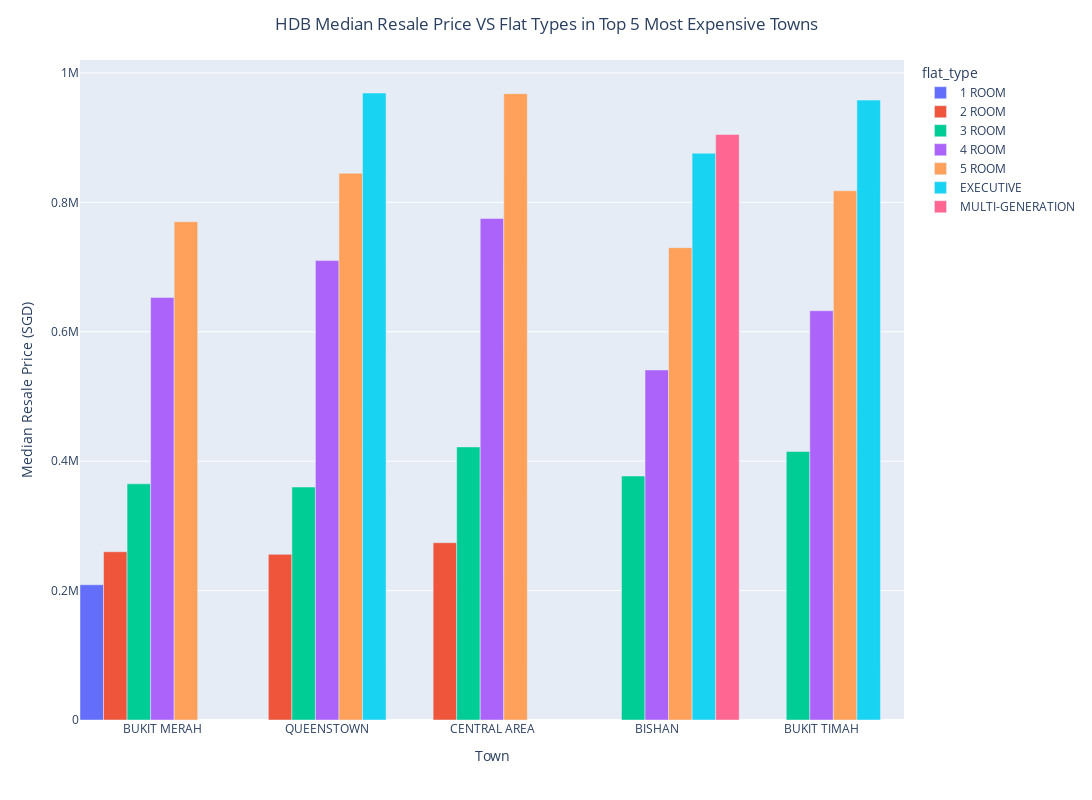

Write notebook code for a chart like this one.
### Code cell
# Bar plot of Resale Price ($) VS Full Flat Type in Top 5 Most Expensive Towns
fig4 = px.bar(median_resale_flat_type_top5town, 
              x = 'town', 
              y = 'resale_price', 
              color = 'flat_type', 
              barmode = 'group', 
              custom_data = 'flat_type', 
              width = 1200, 
              height = 800)
fig4.update_layout(title = {'text' : 'HDB Median Resale Price VS Flat Types in Top 5 Most Expensive Towns', 'x' : 0.5, 'xanchor' : 'center'}, 
                   xaxis_title_text='Town', 
                   yaxis_title_text='Median Resale Price (SGD)', 
                   bargap=0)
fig4.update_traces(hovertemplate ='Town: %{x}<br>Flat Type: %{customdata[0]}<br>Resale Price: S$%{y}<extra></extra>')
fig4.show()

### Figure 1 — Plotly figure (JSON) as saved in the notebook; plotly's stock layout.template omitted (floating-point values rounded to 4 significant figures)
{"data": [{"alignmentgroup": "True", "customdata": [["1 ROOM"]], "hovertemplate": "Town: %{x}<br>Flat Type: %{customdata[0]}<br>Resale Price: S$%{y}<extra></extra>", "legendgroup": "1 ROOM", "marker": {"color": "#636efa", "pattern": {"shape": ""}}, "name": "1 ROOM", "offsetgroup": "1 ROOM", "orientation": "v", "showlegend": true, "textposition": "auto", "type": "bar", "x": ["BUKIT MERAH"], "xaxis": "x", "y": [209000], "yaxis": "y"}, {"alignmentgroup": "True", "customdata": [["2 ROOM"], ["2 ROOM"], ["2 ROOM"]], "hovertemplate": "Town: %{x}<br>Flat Type: %{customdata[0]}<br>Resale Price: S$%{y}<extra></extra>", "legendgroup": "2 ROOM", "marker": {"color": "#EF553B", "pattern": {"shape": ""}}, "name": "2 ROOM", "offsetgroup": "2 ROOM", "orientation": "v", "showlegend": true, "textposition": "auto", "type": "bar", "x": ["QUEENSTOWN", "BUKIT MERAH", "CENTRAL AREA"], "xaxis": "x", "y": [256000, 260000, 274000], "yaxis": "y"}, {"alignmentgroup": "True", "customdata": [["3 ROOM"], ["3 ROOM"], ["3 ROOM"], ["3 ROOM"], ["3 ROOM"]], "hovertemplate": "Town: %{x}<br>Flat Type: %{customdata[0]}<br>Resale Price: S$%{y}<extra></extra>", "legendgroup": "3 ROOM", "marker": {"color": "#00cc96", "pattern": {"shape": ""}}, "name": "3 ROOM", "offsetgroup": "3 ROOM", "orientation": "v", "showlegend": true, "textposition": "auto", "type": "bar", "x": ["QUEENSTOWN", "BUKIT MERAH", "BISHAN", "BUKIT TIMAH", "CENTRAL AREA"], "xaxis": "x", "y": [360000, 365000, 377000, 415000, 422000], "yaxis": "y"}, {"alignmentgroup": "True", "customdata": [["4 ROOM"], ["4 ROOM"], ["4 ROOM"], ["4 ROOM"], ["4 ROOM"]], "hovertemplate": "Town: %{x}<br>Flat Type: %{customdata[0]}<br>Resale Price: S$%{y}<extra></extra>", "legendgroup": "4 ROOM", "marker": {"color": "#ab63fa", "pattern": {"shape": ""}}, "name": "4 ROOM", "offsetgroup": "4 ROOM", "orientation": "v", "showlegend": true, "textposition": "auto", "type": "bar", "x": ["BISHAN", "BUKIT TIMAH", "BUKIT MERAH", "QUEENSTOWN", "CENTRAL AREA"], "xaxis": "x", "y": [541000, 632500, 653000, 710000, 775000], "yaxis": "y"}, {"alignmentgroup": "True", "customdata": [["5 ROOM"], ["5 ROOM"], ["5 ROOM"], ["5 ROOM"], ["5 ROOM"]], "hovertemplate": "Town: %{x}<br>Flat Type: %{customdata[0]}<br>Resale Price: S$%{y}<extra></extra>", "legendgroup": "5 ROOM", "marker": {"color": "#FFA15A", "pattern": {"shape": ""}}, "name": "5 ROOM", "offsetgroup": "5 ROOM", "orientation": "v", "showlegend": true, "textposition": "auto", "type": "bar", "x": ["BISHAN", "BUKIT MERAH", "BUKIT TIMAH", "QUEENSTOWN", "CENTRAL AREA"], "xaxis": "x", "y": [730000, 770000, 818000, 845000, 968000], "yaxis": "y"}, {"alignmentgroup": "True", "customdata": [["EXECUTIVE"], ["EXECUTIVE"], ["EXECUTIVE"]], "hovertemplate": "Town: %{x}<br>Flat Type: %{customdata[0]}<br>Resale Price: S$%{y}<extra></extra>", "legendgroup": "EXECUTIVE", "marker": {"color": "#19d3f3", "pattern": {"shape": ""}}, "name": "EXECUTIVE", "offsetgroup": "EXECUTIVE", "orientation": "v", "showlegend": true, "textposition": "auto", "type": "bar", "x": ["BISHAN", "BUKIT TIMAH", "QUEENSTOWN"], "xaxis": "x", "y": [876000, 958000, 969000], "yaxis": "y"}, {"alignmentgroup": "True", "customdata": [["MULTI-GENERATION"]], "hovertemplate": "Town: %{x}<br>Flat Type: %{customdata[0]}<br>Resale Price: S$%{y}<extra></extra>", "legendgroup": "MULTI-GENERATION", "marker": {"color": "#FF6692", "pattern": {"shape": ""}}, "name": "MULTI-GENERATION", "offsetgroup": "MULTI-GENERATION", "orientation": "v", "showlegend": true, "textposition": "auto", "type": "bar", "x": ["BISHAN"], "xaxis": "x", "y": [905000], "yaxis": "y"}], "layout": {"bargap": 0, "barmode": "group", "height": 800, "legend": {"title": {"text": "flat_type"}, "tracegroupgap": 0}, "margin": {"t": 60}, "title": {"text": "HDB Median Resale Price VS Flat Types in Top 5 Most Expensive Towns", "x": 0.5, "xanchor": "center"}, "width": 1200, "xaxis": {"anchor": "y", "domain": [0, 1], "title": {"text": "Town"}}, "yaxis": {"anchor": "x", "domain": [0, 1], "title": {"text": "Median Resale Price (SGD)"}}}}
